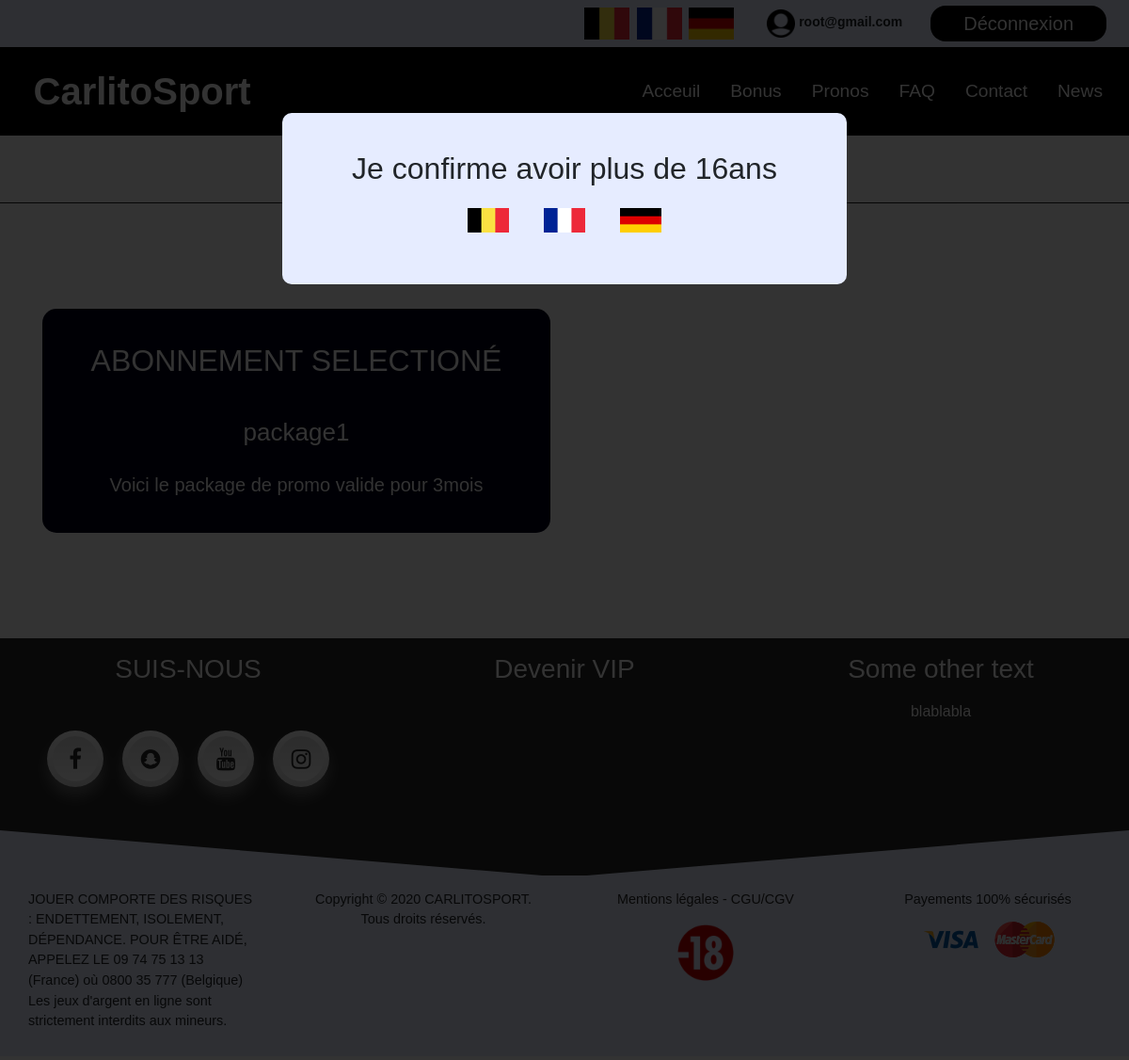
Before: /payment/?package_id=1 (signed in) with the older database file.
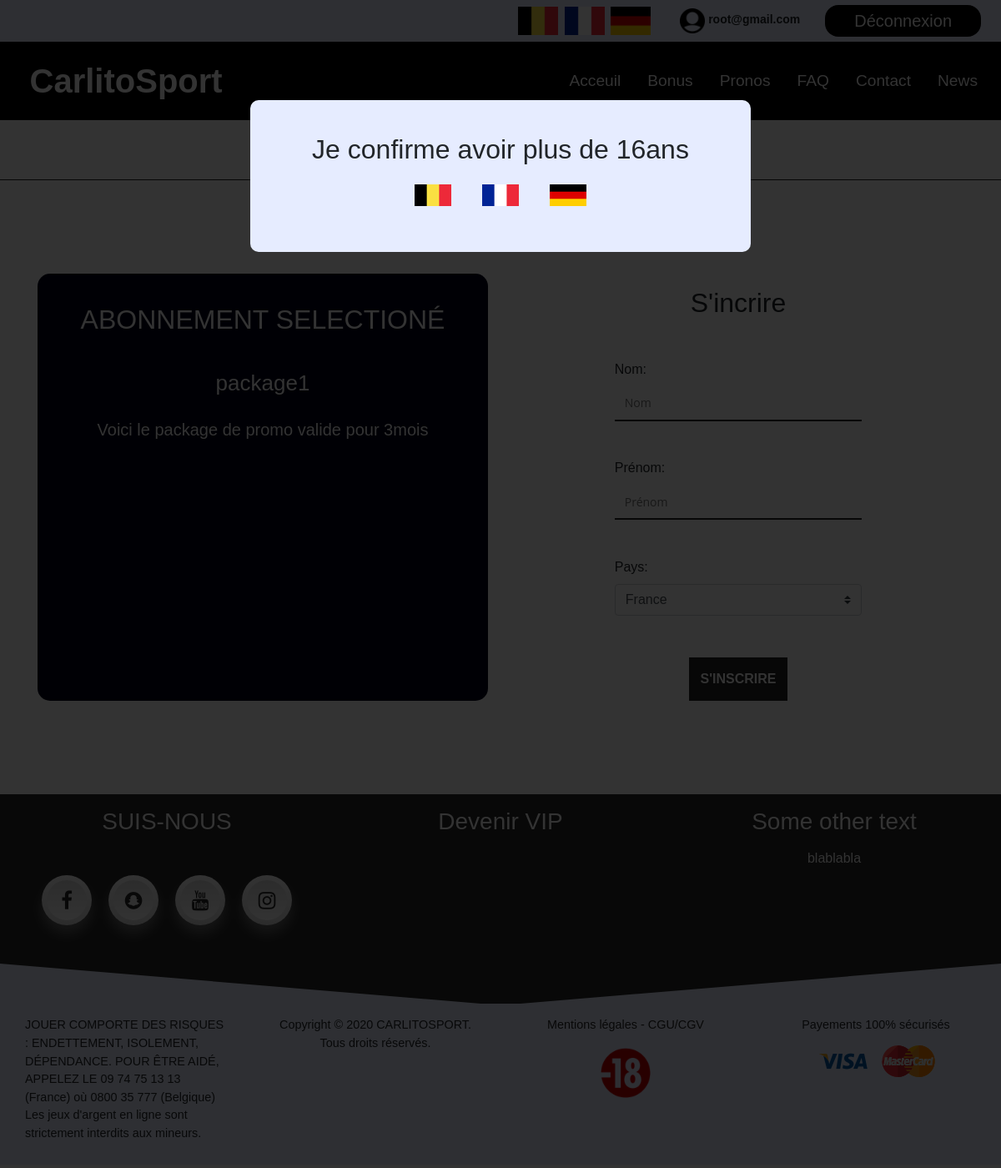
After: the same page with the newer database file.
### main/models.py (models this page shows, shortened)
class User(AbstractBaseUser):
    USERNAME_FIELD = 'email'
    REQUIRED_FIELDS = []
    first_name = models.CharField(max_length=200, null=True)
    last_name = models.CharField(max_length=200, null=True)
    country = models.CharField(max_length=2, choices=conf.COUNTRIES, null=True)
    email = models.EmailField(max_length=255, unique=True)
    is_active = models.BooleanField(default=False)
    is_staff = models.BooleanField(default=False)
    is_admin = models.BooleanField(default=False)
    is_superuser = models.BooleanField(default=False)
    date_joined = models.DateTimeField(auto_now_add=True)
    last_login = models.DateTimeField(auto_now=True)
    objects = UserManager()

class Package(models.Model):
    price = models.FloatField()
    period = models.DurationField()
    name = models.CharField(max_length=100)
    description = models.TextField()

### main/views.py (the view, shortened to what this page needs)
# urls.py: path('payment/', views.PaymentView.as_view(), name='payment'),
class PaymentView(LoginRequiredMixin, FormErrorsView):
    login_url = 'login'
    form_class = PaymentForm
    def get_initial(self):
        user = self.request.user
        return {
            'first_name': user.first_name,
            'last_name': user.last_name,
            'country': user.country,
        }
    def get(self, request, *args, **kwargs):
        try:
            package_id = request.GET.get('package_id', 0)
            package = get_object_or_404(Package.objects, id=package_id)
        except Exception as e:
            return redirect('homepage') if request.user.is_subscribed else redirect('subscription')
        context = {'package': package, 'form': self.get_form()}
        return render(request, 'main/payment.html', context)

### main/forms.py
class PaymentForm(forms.Form):
    class Meta:
        model = User
    last_name = forms.CharField(
        max_length=255, label=_('Nom'), widget=forms.TextInput(
            attrs={
                'placeholder': _('Nom'),
                'class': 'inscriptionField',
            },
        ))
    first_name = forms.CharField(
        max_length=255, label=_('Prénom'), widget=forms.TextInput(
            attrs={
                'placeholder': _('Prénom'),
                'class': 'inscriptionField',
            },
        ))
    country = forms.ChoiceField(choices=conf.COUNTRIES, label=_('Pays'), widget=forms.Select(
        attrs={
            'class': 'custom-select',
        }))

### main/templates/main/payment.html (shortened to what this page needs)
{% extends "layout/base.html" %}
{% load i18n %}
{% block content %}
<div class="actuSport">
	<h2>{% trans 'Payment' %}</h2>
</div>
<section class="container ">
	<div class=" my-5 py-5">
		<div class="row ">
			<div class="col-md-6 col-sm-12  py-3 alreadySign">
				<div class="textBlock" id="abonnements">
					<h2 class="py-3" style="text-transform: uppercase; margin-bottom: 5%;">
						{% trans "ABONNEMENT SELECTIONé" %}
					</h2>
					<h4 style="margin-bottom: 5%; font-size: 26px;">
						{{package.name}}
					</h4>
					<p style="line-height: 1.5; font-size: 20px;">
						{{package.description}}
					</p>
				</div>
			</div>
			{% if not user.first_name or not user.last_name or not user.country %}
				<div class="col-md-6 col-sm-12 sign py-3 ">
					<h2 class="text-center" style="margin-top: 1rem;">{% trans "S'incrire" %}</h2>
					<form class="mt-5" method="POST">
						{% for field in form %}
						<p>
							{{ field.label_tag }} {{ field }}
						</p>
						{%endfor%}
						<div class="text-center" style="margin-top: 50px;">
							<button class="contact-submit">{% trans "S'inscrire" %}</button>
						</div>
					</form>
				</div>
			</div>
		{% endif %}
	</div>
</section>
{% endblock %}

### main/templates/layout/base.html (shortened to what this page needs)
{% load i18n %}
<!DOCTYPE html>
<html>
<head>
	{% load static %}
	<link rel="stylesheet" href="https://stackpath.bootstrapcdn.com/bootstrap/4.4.1/css/bootstrap.min.css"
>
	<link rel="stylesheet" href="https://cdnjs.cloudflare.com/ajax/libs/font-awesome/4.7.0/css/font-awesome.min.css">
	<link rel="stylesheet" type="text/css" href="{% static './css/index.css' %}">
	<link rel="stylesheet" type="text/css" href="{% static './css/footer.css' %}">
	<link rel="stylesheet" type="text/css" href="{% static './css/article.css' %}">
	<link rel="stylesheet" type="text/css" href="{% static './css/belowArticles.css' %}">
	<link rel="stylesheet" type="text/css" href="{% static './css/board.css' %}">
	<link rel="stylesheet" type="text/css" href="{% static './css/bonus.css' %}">
	<link rel="stylesheet" type="text/css" href="{% static './css/certification.css' %}">
	<link rel="stylesheet" type="text/css" href="{% static './css/contact.css' %}">
	<link rel="stylesheet" type="text/css" href="{% static './css/faq.css' %}">
	<link rel="stylesheet" type="text/css" href="{% static './css/footer.css' %}">
	<link rel="stylesheet" type="text/css" href="{% static './css/index.css' %}">
	<link rel="stylesheet" type="text/css" href="{% static './css/inscription.css' %}">
	<link rel="stylesheet" type="text/css" href="{% static './css/news.css' %}">
	<link rel="stylesheet" type="text/css" href="{% static './css/pronos.css' %}">
	<link rel="stylesheet" type="text/css" href="{% static './css/socialMedia.css' %}">
<body>
	<div id="popupID" class="popup">
		<div>
			<h2>Je confirme avoir plus de 16ans</h2>
			<a href="{% url 'i18n' lang='nl' %}"><img src="{% static 'img/belgium.png' %}"></a>
			<a href="{% url 'i18n' lang='fr' %}"><img src="{% static 'img/france.png' %}"></a>
			<a href="{% url 'i18n' lang='en' %}"><img src="{% static 'img/germany.png' %}"></a>
		</div>
	</div>
	<div class="upperBar py-3">
		<div class="d-flex mx-4">
			<div class="countryBlock mr-3">
				<div class="countrySelector">
					<a href="{% url 'i18n' lang='nl' %}"><img src="{% static 'img/belgium.png' %}"></a>
					<a href="{% url 'i18n' lang='fr' %}"><img src="{% static 'img/france.png' %}"></a>
					<a href="{% url 'i18n' lang='en' %}"><img src="{% static 'img/germany.png' %}"></a>
				</div>
			</div>
			<div class="loginBlock ml-3">
				{% if user.is_authenticated %}
				{% load static %}
					<div class="loginButtonContainer" id="userName">
						<div class="userImgContainer">
						   	<img src="{% static 'img/user.png' %}" class="userImg">
						</div>
						<div class="userNameContainer">
			      			{{ user.email }}
			      		</div>
		      		</div>
		      		<div class="loginButtonContainer">
						<a class="loginButton" id="right" href="{% url 'logout' %}">{% trans 'Déconnexion' %}</a>
					</div>
				{% endif %}
			</div>
		</div>
	</div>
	<nav class="navbar navbar-expand-xl navbar-dark d-flex">
	    <a class="navbar-brand text-white mediaText3" href="{% url 'homepage' %}">CarlitoSport</a>
	    <div class="collapse navbar-collapse justify-content-end  " id="navbarNav">
	      <ul class="navbar-nav mediaText ">
	        	<li class="nav-item ">
					<a class="nav-link text-white " href="{% url 'homepage' %}">{% trans 'Acceuil' %}</a>
				</li>
				<li class="nav-item">
					<a class="nav-link text-white" href="{% url 'bonus' %}">{% trans 'Bonus' %}</a>
				</li>
				<li class="nav-item">
					<a class="nav-link text-white " href="{% url 'pronos' %}">{% trans 'Pronos' %}</a>
				</li>
				<li class="nav-item">
					<a class="nav-link text-white " href="{% url 'faq' %}">{% trans 'FAQ' %}</a>
				</li>
				<li class="nav-item">
					<a class="nav-link text-white " href="{% url 'contact' %}">{% trans 'Contact' %}</a>
				</li>
				<li class="nav-item">
					<a class="nav-link text-white " href="{% url 'news' %}">{% trans 'News' %}</a>
				</li>
	      </ul>
	    </div>
  	</nav>
	{% block content %}
	{% endblock  %}
	<footer>
		<div class="firstFooter">
			<div class="row no-gutters ">
				<div class="col-lg-4 col-sm-6 mt-3 container">
					<h3 class="text-center text-uppercase text-white ">{% trans 'Suis-nous' %}</h3>
					<ul class="my-5">
						<li><a href="#"><i class="fa fa-facebook" aria-hidden="true"></i></a></li>
						<li><a href="#"><i class="fa fa-snapchat" aria-hidden="true"></i></a></li>
						<li><a href="#"><i class="fa fa-youtube" aria-hidden="true"></i></a></li>
						<li><a href="#"><i class="fa fa-instagram" aria-hidden="true"></i></a></li>
					</ul>
				</div>
				<div class="col-lg-4 col-sm-6 mt-3 text-center VIP ">
					<a href="{% url 'pronos' %}">
					<h3 class="mb-5">{% trans 'Devenir'%} VIP</h3>
					</a>
				</div>
				{% if user.is_anonymous %}
					<div class="col-lg-4 col-xs-12 mt-3 px-3 part1 text-center">
						<h4 class="text-uppercase text-white">{% trans 'ne laisse passer aucune offre' %}</h4>
						<p class="text-white mediaText">{% trans 'Tu veux profiter de bonus, promo et jeux concours?' %}</p>
						<p class="text-white mediaText">{% trans 'Inscris-toi sans plus attendre' %}</p>
						<form id="emailEntry" action="{% url 'register' %}">
							<input class="w-100 mx-auto pl-2 mb-3" type="email" name="email" placeholder="Email">
				            <input class="w-100 mx-auto pl-2 mb-3" type="email" name="email_confirmation" placeholder="Confirmation Email">
				            <div class="d-flex justify-content-center">
				              <button class="suivant">Suivant</button>
				            </div>
						</form>
					</div>
				{% else %}
					<div class="col-lg-4 col-sm-6 mt-3 text-center text-white">
					<h3 class="mb-5" style="margin-bottom: 1rem!important;">{% trans 'Some other text'%}</h3>
					<p>
						blablabla
					</p>
					</div>
				{% endif %}
			</div>
		</div>
		<svg id="home-svg" xmlns="http://www.w3.org/2000/svg" xmlns:xlink="http://www.w3.org/1999/xlink" x="0px" y="0px"
			viewBox="0 0 1400 300" preserveAspectRatio="none">
			<polygon class="p-curve" points="0,0 700,300 1400,0 1400,310 0,300 "></polygon>
		</svg>
		<div class="secondFooter">
			<div class="conrainer d-flex justify-content-around conditions">
				<p class="sous-conditions" style="text-align: left;">
					{% trans "JOUER COMPORTE DES RISQUES : ENDETTEMENT, ISOLEMENT, DÉPENDANCE." %}
					{% trans "POUR ÊTRE AIDÉ, APPELEZ LE 09 74 75 13 13 (France) où 0800 35 777 (Belgique)" %}
					{% trans "Les jeux d'argent en ligne sont strictement interdits aux mineurs." %}
				</p>
				<div class="sous-conditions">
					<p>Copyright © 2020 CARLITOSPORT. {% trans 'Tous droits réservés' %}.</p>
				</div>
				<div class="sous-conditions">
					<p><a href="">{% trans 'Mentions légales' %} - CGU/CGV</a></p>
					<div><img src="{% static './img/18.png' %}" class=" mb-3 img18 " alt=""></div>
				</div>
				<div class="sous-conditions">
					{% trans 'Payements 100% sécurisés' %}
					<div>
						<img src="{% static './img/visa.png' %}" style="width:64px;height:64px;margin-right: 10px;">
						<img src="{% static './img/mastercard.png' %}" style="width:64px;height:64px;">
					</div>
				</div>
			</div>
		</div>
</body>
</head>
</html>

### main/static/css/index.css (style rules this page uses)
body { font-family: 'Raleway', sans-serif; }
html { scroll-behavior: smooth; }
.upperBar { height: 50px; background-color: #e6ecff; display: flex; right: 0; justify-content: flex-end; align-items: center; }
.loginBlock { display: flex; align-items: center; }
.loginButtonContainer { height: 90%; }
.loginButton { width: auto; margin-right: 0; padding: 8px 35px; background-color: black; color: white; border-radius: 16px; border-style: none; font-size: 20px; }
.countrySelector img { cursor: pointer; width: 48px; height: 34px; margin-right: 3px; }
.userImg { width: 30px; }
.userNameContainer { display: inline-block; margin-right: 30px; }
.userImgContainer { display: inline-block; height: 100%; }
#userName { font-size: 14px; font-weight: bold; }
.navbar { background-color: black; padding: 12px; margin-bottom: 0px; }
.navbar-brand { font-size: 240%; font-weight: bold; margin-left: 2%; font-family: Raleway, sans-serif; }
.nav-link { font-size: 120%; margin: 0 8px; }
a { cursor: pointer !important; }
@media screen and (max-width: 1200px) { .mediaText { font-size: 100%; } }
@media screen and (max-width: 1200px) { .mediaText3 { font-size: 250%; } }
.actuSport { text-align: center; padding: 15px; padding-bottom: 10px; border-bottom: 1px solid rgb(29, 29, 29); }
.popup { display: none; position: fixed; text-align: center; top: 0; right: 0; bottom: 0; left: 0; background: rgba(0,0,0,0.8); z-index: 99999; opacity:1; pointer-events: auto; }
.popup > div { width: 600px; font-size: 24px; position: relative; margin: 10% auto; padding: 40px; border-radius: 10px; background: #e6ecff; }
.popup img { margin: 10px; padding: 5px; width: 54px; height: 36px; }

### main/static/css/footer.css (style rules this page uses)
.firstFooter { background-color: #262626; }
.VIP a { text-decoration: none; color: white; display: flex; flex-direction: column; align-items: center; }
.VIP h3 { border-bottom: transparent solid 1px; }
.firstFooter ul { justify-content: center; margin:0; padding:0; display:flex; }
.firstFooter ul li { list-style: none; }
.firstFooter ul li a { position: relative; width:60px; height:60px; display:block; text-align:center; margin:0 10px; border-radius: 50%; padding: 6px; box-sizing: border-box; text-decoration:none; box-shadow: 0 10px 15px rgba(255, 255, 255, 0.3); background: linear-gradient(0deg, #ddd, #fff); transition: .5s; }
.firstFooter ul li a .fa { widht: 100%; height:100%; display:block; background: linear-gradient(0deg, #fff, #ddd); border-radius: 50%; line-height: calc(60px - 12px); font-size:24px; color: #262626; transition: .5s; }
#home-svg { fill: #e6ecff; background-color: #262626; height: 50px; width: 100%; transform: translateY(-2px); }
.secondFooter { background-color: #e6ecff; padding-top: 15px; padding-bottom: 10px; transform: translateY(-2.2px); }
.secondFooter img { height: 60px; width: 95px; }
.conditions { text-align: center; }
.conditions a { text-decoration: none; color: #262626; }
@media screen and (min-width: 300px) { .secondFooter { transform: translateY(-4px); } }
.sous-conditions { width: 20%; font-size: 90%; }
.img18 { width: 25% !important; height: 120% !important; }

### main/static/css/board.css (style rules this page uses)
.textBlock { text-align: center; font-size: 14px; height: 100%; background-color: #00001a; color: white; overflow: hidden; padding: 20px; border-style: none; border-radius: 15px; width: 100%; }

### main/static/css/contact.css (style rules this page uses)
input { margin-bottom: 15%; }

### main/static/css/inscription.css (style rules this page uses)
input { margin-bottom: 15%; }
.inscriptionField { display: block; width: 100%; padding: 0.75rem; font-size: 1rem; line-height: 1.5; color: #495057; background-color: #fff; font-size: 14px; font-family: "Open Sans", sans-serif; -webkit-box-shadow: none; box-shadow: none; -webkit-border-radius: 0; border-radius: 0; color: #222; border: 0; border-bottom: 2px solid #222; height: 3em; outline: none; }
.contact-submit { display: inline-block; background-color: #222; padding: 12px; border: 2px solid #222; color: #fff; text-transform: uppercase; -webkit-transition: .5s background-color ease; -o-transition: .5s background-color ease; transition: .5s background-color ease; font-size: 100%; font-weight: 600; cursor: pointer; outline: none; }
.alreadySign { display: flex; justify-content: flex-start; align-items: center; flex-direction: column; }
.sign { padding: 0 12%; }

Changed rows visible on the page:
changed User "root@gmail.com": first_name "Root" → empty (drawn)
Other visible differences:
text now shown: "S'incrire S'INSCRIRE"
new list line: "Nom: "
new list line: "Prénom: "
new list line: "Pays: France"
